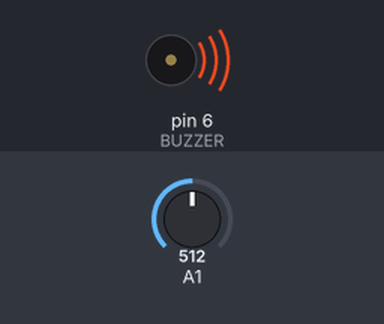
The sketch below on a simulated Arduino Uno, built with avr-gcc and run on an emulated ATmega328P. Shown: buzzer (waves = sounding). The inputs (shaded band) are chosen by the test bench; at power-on: A1 = 512.

Above: at 0.1 s.
Timing chart, 0 to 1.6 s (numbered marks = the images above):
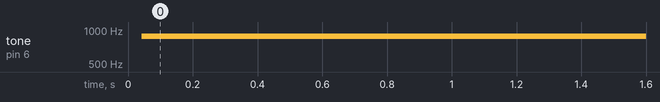

The sketch:

PhotoBuzzer.ino
```cpp
#define BUZZER 6

int pause = 1;

void setup() {
  pinMode(BUZZER, OUTPUT);
}

void loop() {
    pause = analogRead(A1);
    digitalWrite(BUZZER, HIGH);   // Přitáhneme membránu reproduktoru
    delayMicroseconds(pause);     // počkáme
    digitalWrite(BUZZER, LOW);    // pustíme membránu
    delayMicroseconds(pause);     // zase počkáme
                                  //a jedeme dokola...
}
```

Measured:
- by itself, tone on pin 6 (BUZZER): silent → 877 Hz at 0.04 s
